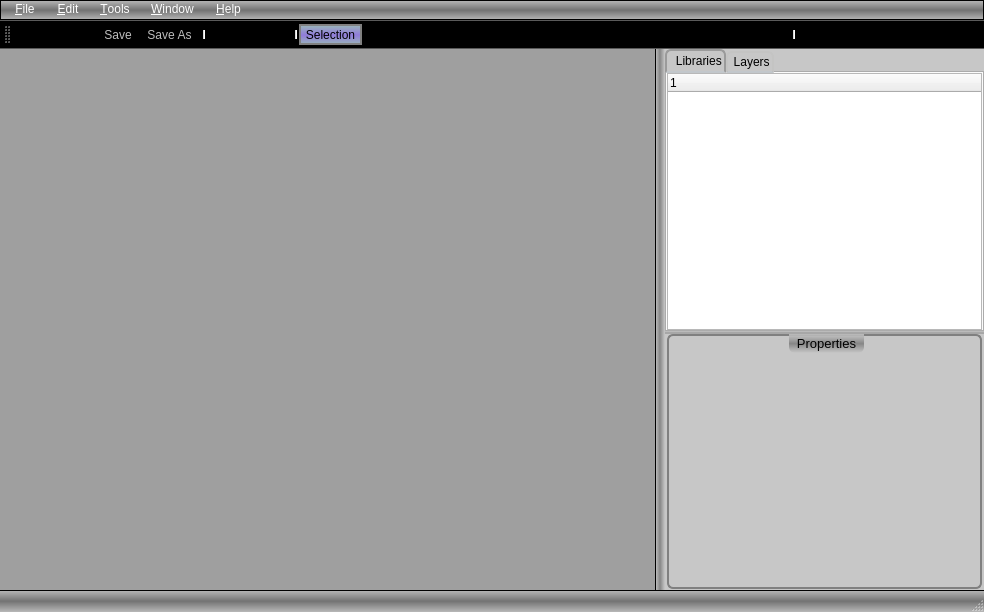
<?xml version="1.0" encoding="UTF-8"?>
<ui version="4.0">
 <class>MainWindow</class>
 <widget class="QMainWindow" name="MainWindow">
  <property name="geometry">
   <rect>
    <x>0</x>
    <y>0</y>
    <width>984</width>
    <height>612</height>
   </rect>
  </property>
  <property name="windowTitle">
   <string>QFidoCAD</string>
  </property>
  <widget class="QWidget" name="centralwidget">
   <property name="sizePolicy">
    <sizepolicy hsizetype="Expanding" vsizetype="Expanding">
     <horstretch>0</horstretch>
     <verstretch>0</verstretch>
    </sizepolicy>
   </property>
   <property name="maximumSize">
    <size>
     <width>20000</width>
     <height>20000</height>
    </size>
   </property>
   <property name="styleSheet">
    <string notr="true"/>
   </property>
   <layout class="QHBoxLayout" name="horizontalLayout">
    <property name="leftMargin">
     <number>0</number>
    </property>
    <property name="topMargin">
     <number>0</number>
    </property>
    <property name="rightMargin">
     <number>0</number>
    </property>
    <property name="bottomMargin">
     <number>0</number>
    </property>
    <item>
     <widget class="QSplitter" name="splitter_2">
      <property name="styleSheet">
       <string notr="true">QSplitter:handle:horizontal {
	background-color: qlineargradient(spread:reflect, x1:0.495, y1:0.505682, x2:1, y2:0.5, stop:0 rgba(128, 128, 128, 231), stop:1 rgba(199, 199, 199, 207));
border-left:1px solid black;
}

QSplitter {
	background-color: rgb(199, 199, 199);
}

QSplitter:handle:vertical {
	background-color: qlineargradient(spread:reflect, x1:0.495, y1:0.505682, x2:0.494, y2:1, stop:0 rgba(128, 128, 128, 231), stop:1 rgba(199, 199, 199, 207));

}</string>
      </property>
      <property name="orientation">
       <enum>Qt::Horizontal</enum>
      </property>
      <property name="handleWidth">
       <number>10</number>
      </property>
      <widget class="QMdiArea" name="mdiArea">
       <property name="minimumSize">
        <size>
         <width>400</width>
         <height>400</height>
        </size>
       </property>
      </widget>
      <widget class="QSplitter" name="splitter">
       <property name="styleSheet">
        <string notr="true"/>
       </property>
       <property name="orientation">
        <enum>Qt::Vertical</enum>
       </property>
       <property name="handleWidth">
        <number>2</number>
       </property>
       <widget class="QTabWidget" name="tabWidget">
        <property name="minimumSize">
         <size>
          <width>200</width>
          <height>250</height>
         </size>
        </property>
        <property name="styleSheet">
         <string notr="true">


QTabWidget::tab-bar {
    alignment: center;
}
QTabBar::tab {
    background: qlineargradient(x1: 0, y1: 0, x2: 0, y2: 1,
                                stop: 0 #E1E1E1, stop: 0.4 #DDDDDD,
                                stop: 0.5 #D8D8D8, stop: 1.0 #D3D3D3);
    border: 2px solid #C4C4C3;
    border-bottom-color: #C2C7CB; /* same as the pane color */
    border-top-left-radius: 6px;
    border-top-right-radius: 6px;
    min-width: 8ex;
    padding: 2px;
}

QTabBar::tab:selected, QTabBar::tab:hover {
    background: qlineargradient(x1: 0, y1: 0, x2: 0, y2: 1,
                                stop: 0 #fafafa, stop: 0.4 #f4f4f4,
                                stop: 0.5 #e7e7e7, stop: 1.0 #fafafa);
}

QTabBar::tab:selected {
    border-color: #9B9B9B;
    border-bottom-color: #C2C7CB; /* same as pane color */
}

QTabBar::tab:!selected {
    margin-top: 2px; /* make non-selected tabs look smaller */
}</string>
        </property>
        <property name="currentIndex">
         <number>0</number>
        </property>
        <property name="iconSize">
         <size>
          <width>24</width>
          <height>24</height>
         </size>
        </property>
        <property name="tabsClosable">
         <bool>false</bool>
        </property>
        <property name="movable">
         <bool>true</bool>
        </property>
        <widget class="QWidget" name="tab">
         <attribute name="icon">
          <iconset resource="resource.qrc">
           <normaloff>:/icons/class_libraries.ico</normaloff>:/icons/class_libraries.ico</iconset>
         </attribute>
         <attribute name="title">
          <string>  Libraries</string>
         </attribute>
         <layout class="QVBoxLayout" name="verticalLayout_3">
          <property name="leftMargin">
           <number>0</number>
          </property>
          <property name="topMargin">
           <number>0</number>
          </property>
          <property name="rightMargin">
           <number>0</number>
          </property>
          <property name="bottomMargin">
           <number>0</number>
          </property>
          <item>
           <widget class="QTreeWidget" name="treeWidget">
            <column>
             <property name="text">
              <string notr="true">1</string>
             </property>
            </column>
           </widget>
          </item>
         </layout>
        </widget>
        <widget class="QWidget" name="tab_2">
         <attribute name="icon">
          <iconset resource="resource.qrc">
           <normaloff>:/icons/layers.ico</normaloff>:/icons/layers.ico</iconset>
         </attribute>
         <attribute name="title">
          <string> Layers</string>
         </attribute>
         <layout class="QVBoxLayout" name="verticalLayout_2">
          <property name="leftMargin">
           <number>0</number>
          </property>
          <property name="topMargin">
           <number>0</number>
          </property>
          <property name="rightMargin">
           <number>0</number>
          </property>
          <property name="bottomMargin">
           <number>0</number>
          </property>
          <item>
           <widget class="QListWidget" name="listWidget"/>
          </item>
         </layout>
        </widget>
       </widget>
       <widget class="QWidget" name="verticalLayoutWidget">
        <layout class="QVBoxLayout" name="verticalLayout">
         <property name="leftMargin">
          <number>2</number>
         </property>
         <property name="rightMargin">
          <number>2</number>
         </property>
         <property name="bottomMargin">
          <number>1</number>
         </property>
         <item>
          <widget class="QGroupBox" name="groupBox">
           <property name="minimumSize">
            <size>
             <width>0</width>
             <height>200</height>
            </size>
           </property>
           <property name="font">
            <font>
             <pointsize>10</pointsize>
             <weight>50</weight>
             <italic>false</italic>
             <bold>false</bold>
             <underline>false</underline>
             <strikeout>false</strikeout>
            </font>
           </property>
           <property name="autoFillBackground">
            <bool>false</bool>
           </property>
           <property name="styleSheet">
            <string notr="true">QGroupBox {
    background-color: qlineargradient(x1: 0, y1: 0, x2: 0, y2: 1,
                                      stop: 0 #E0E0E0, stop: 1 #FFFFFF);
    border: 2px solid gray;
    border-radius: 6px;
    margin-top: 1ex; /* leave space at the top for the title */
}

QGroupBox::title {
    subcontrol-origin: margin;
    subcontrol-position: top center; /* position at the top center */
    padding: 2 6px;
	background-color: qlineargradient(spread:reflect, x1:0.495, y1:0.505682, x2:0.494, y2:1, stop:0 rgba(128, 128, 128, 231), stop:1 rgba(199, 199, 199, 207));
    border-bottom-left-radius: 6px;
 border-bottom-right-radius: 6px;
}</string>
           </property>
           <property name="title">
            <string>Properties</string>
           </property>
           <property name="alignment">
            <set>Qt::AlignCenter</set>
           </property>
           <property name="flat">
            <bool>false</bool>
           </property>
           <property name="checkable">
            <bool>false</bool>
           </property>
           <layout class="QVBoxLayout" name="verticalLayout_4">
            <property name="leftMargin">
             <number>0</number>
            </property>
            <property name="topMargin">
             <number>0</number>
            </property>
            <property name="rightMargin">
             <number>0</number>
            </property>
            <property name="bottomMargin">
             <number>0</number>
            </property>
            <item>
             <layout class="QGridLayout" name="gridLayout"/>
            </item>
           </layout>
          </widget>
         </item>
        </layout>
       </widget>
      </widget>
     </widget>
    </item>
   </layout>
  </widget>
  <widget class="QMenuBar" name="menubar">
   <property name="geometry">
    <rect>
     <x>0</x>
     <y>0</y>
     <width>984</width>
     <height>22</height>
    </rect>
   </property>
   <property name="styleSheet">
    <string notr="true">


QMenuBar {
background-color: qlineargradient(spread:reflect, x1:0.494, y1:0.505455, x2:0.494, y2:1, stop:0 rgba(80, 80, 80, 200), stop:1 rgba(168, 168, 168, 200));
border:1px solid black;
color: rgb(255, 255, 255);
}

QMenuBar::item {
    padding:2px 8px;


}

QMenuBar::item:selected { /* when selected using mouse or keyboard */
background-color: qlineargradient(spread:reflect, x1:0.494, y1:0.505455, x2:0.494, y2:1, stop:0 rgba(80, 80, 80, 200), stop:1 rgba(168, 168, 168, 200));
border:1px solid black;
}

QMenuBar::item:pressed {
background-color: qlineargradient(spread:reflect, x1:0.494, y1:0.505455, x2:0.494, y2:1, stop:0 rgba(80, 80, 80, 200), stop:1 rgba(168, 168, 168, 200));
border:1px solid black;
}

* {
background-color: qlineargradient(spread:reflect, x1:0.494, y1:0.505455, x2:0.494, y2:1, stop:0 rgba(80, 80, 80, 200), stop:1 rgba(168, 168, 168, 200));
}

QMenu{
	background-color: qlineargradient(spread:reflect, x1:0.495, y1:0.505682, x2:0.494, y2:1, stop:0 rgba(128, 128, 128, 231), stop:1 rgba(199, 199, 199, 207));
border:1px solid black;
padding-left:6px;
}

QMenu::item:selected {
	background-color: qlineargradient(spread:reflect, x1:0.48891, y1:0.523, x2:0.494, y2:1, stop:0 rgba(168, 143, 254, 220), stop:1 rgba(213, 255, 255, 184));
border:1px solid black;
}
</string>
   </property>
   <widget class="QMenu" name="menu_File">
    <property name="title">
     <string>&amp;File</string>
    </property>
    <addaction name="action_New"/>
    <addaction name="actionOpen"/>
    <addaction name="separator"/>
    <addaction name="action_Save"/>
    <addaction name="actionSave_As"/>
    <addaction name="separator"/>
    <addaction name="action_Close"/>
    <addaction name="actionC_lose_All"/>
    <addaction name="separator"/>
    <addaction name="action_Print"/>
    <addaction name="separator"/>
    <addaction name="actionE_xit"/>
   </widget>
   <widget class="QMenu" name="menu_Edit">
    <property name="title">
     <string>&amp;Edit</string>
    </property>
    <addaction name="actionUndo"/>
    <addaction name="actionRedo"/>
    <addaction name="separator"/>
    <addaction name="actionCut"/>
    <addaction name="actionCopy"/>
    <addaction name="actionPaste"/>
    <addaction name="actionDelete"/>
    <addaction name="separator"/>
    <addaction name="actionSelect_all"/>
    <addaction name="separator"/>
    <addaction name="actionDuplicate"/>
    <addaction name="separator"/>
    <addaction name="actionRotate_Left"/>
    <addaction name="actionRotate_Rigth"/>
    <addaction name="separator"/>
    <addaction name="actionMirror_Horizontally"/>
    <addaction name="actionMirror_Vertically"/>
    <addaction name="separator"/>
    <addaction name="actionScale_Selected"/>
    <addaction name="separator"/>
    <addaction name="actionProperty"/>
   </widget>
   <widget class="QMenu" name="menu_Tools">
    <property name="title">
     <string>&amp;Tools</string>
    </property>
    <addaction name="actionOptions"/>
    <addaction name="separator"/>
    <addaction name="actionGrid_Settings"/>
   </widget>
   <widget class="QMenu" name="menu_Help">
    <property name="title">
     <string>&amp;Help</string>
    </property>
    <addaction name="actionHelp_online"/>
    <addaction name="separator"/>
    <addaction name="actionAbout"/>
    <addaction name="separator"/>
    <addaction name="actionAbout_Qt"/>
   </widget>
   <widget class="QMenu" name="menu_Window">
    <property name="title">
     <string>&amp;Window</string>
    </property>
    <widget class="QMenu" name="menuView">
     <property name="title">
      <string>View</string>
     </property>
     <addaction name="actionToolBar"/>
     <addaction name="actionLibraries_Image"/>
    </widget>
    <addaction name="actionSplit_H"/>
    <addaction name="actionSplit_V"/>
    <addaction name="separator"/>
    <addaction name="actionMinimize_All"/>
    <addaction name="separator"/>
    <addaction name="menuView"/>
    <addaction name="separator"/>
    <addaction name="actionWindows_List"/>
   </widget>
   <addaction name="menu_File"/>
   <addaction name="menu_Edit"/>
   <addaction name="menu_Tools"/>
   <addaction name="menu_Window"/>
   <addaction name="menu_Help"/>
  </widget>
  <widget class="QStatusBar" name="statusbar">
   <property name="styleSheet">
    <string notr="true">
QStatusBar {
background-color: qlineargradient(spread:reflect, x1:0.494, y1:0.505455, x2:0.494, y2:1, stop:0 rgba(80, 80, 80, 200), stop:1 rgba(168, 168, 168, 200));
border-top:1px solid black;
font: 75 10pt;
	color: rgb(255, 255, 255);
	font: 75 11pt &quot;Fixedsys&quot;;
}


QStatusBar QLabel {
font: 75 10pt;
	color: rgb(255, 255, 255);
margin-left:10px;
margin-right:10px;
	font: 75 11pt &quot;Fixedsys&quot;;
}

QStatusBar QPushButton {
	background-color: rgb(255, 255, 255);
}

QStatusBar QPushButton::checked {
border:1px solid black;
		background-color: rgb(170, 255, 255);
}

QStatusBar QPushButton::unchecked {
background-color: rgb(255, 255, 255);
}
</string>
   </property>
  </widget>
  <widget class="QToolBar" name="toolBar">
   <property name="windowTitle">
    <string>toolBar</string>
   </property>
   <property name="styleSheet">
    <string notr="true">QToolBar {
background-color: qlineargradient(spread:reflect, x1:0.494, y1:0.505455, x2:0.494, y2:1, stop:0 rgba(80, 80, 80, 200), stop:1 rgba(168, 168, 168, 200));
}

QToolBar QToolButton::hover {
background-color: qlineargradient(spread:reflect, x1:0.494, y1:0.505455, x2:0.494, y2:1, stop:0 rgba(80, 80, 80, 200), stop:1 rgba(168, 168, 168, 200));
border:1px solid black;
}

QToolBar QToolButton::checked {
	background-color: qlineargradient(spread:reflect, x1:0.48891, y1:0.523, x2:0.494, y2:1, stop:0 rgba(168, 143, 254, 220), stop:1 rgba(213, 255, 255, 184));
border:2px solid gray;
}</string>
   </property>
   <property name="iconSize">
    <size>
     <width>32</width>
     <height>32</height>
    </size>
   </property>
   <property name="toolButtonStyle">
    <enum>Qt::ToolButtonIconOnly</enum>
   </property>
   <attribute name="toolBarArea">
    <enum>TopToolBarArea</enum>
   </attribute>
   <attribute name="toolBarBreak">
    <bool>false</bool>
   </attribute>
   <addaction name="action_New"/>
   <addaction name="actionOpen"/>
   <addaction name="action_Save"/>
   <addaction name="actionSave_As"/>
   <addaction name="separator"/>
   <addaction name="actionGrid_Settings"/>
   <addaction name="separator"/>
   <addaction name="actionSelection"/>
   <addaction name="actionLine"/>
   <addaction name="actionText"/>
   <addaction name="actionB_zier"/>
   <addaction name="actionPolygon"/>
   <addaction name="actionCurve"/>
   <addaction name="actionEllipse"/>
   <addaction name="actionRectangle"/>
   <addaction name="actionConnection"/>
   <addaction name="separator"/>
  </widget>
  <action name="actionOpen">
   <property name="icon">
    <iconset resource="resource.qrc">
     <normaloff>:/icons/document_open.ico</normaloff>:/icons/document_open.ico</iconset>
   </property>
   <property name="text">
    <string>&amp;Open</string>
   </property>
  </action>
  <action name="action_Save">
   <property name="enabled">
    <bool>false</bool>
   </property>
   <property name="icon">
    <iconset resource="resource.qrc">
     <normaloff>:/icons/save (4).ico</normaloff>:/icons/save (4).ico</iconset>
   </property>
   <property name="text">
    <string>&amp;Save</string>
   </property>
  </action>
  <action name="actionSave_As">
   <property name="enabled">
    <bool>false</bool>
   </property>
   <property name="icon">
    <iconset resource="resource.qrc">
     <normaloff>:/icons/document_save_as.ico</normaloff>:/icons/document_save_as.ico</iconset>
   </property>
   <property name="text">
    <string>Save &amp;As ...</string>
   </property>
  </action>
  <action name="action_Close">
   <property name="enabled">
    <bool>false</bool>
   </property>
   <property name="text">
    <string>&amp;Close</string>
   </property>
  </action>
  <action name="actionC_lose_All">
   <property name="enabled">
    <bool>false</bool>
   </property>
   <property name="text">
    <string>C&amp;lose All</string>
   </property>
  </action>
  <action name="action_Print">
   <property name="enabled">
    <bool>false</bool>
   </property>
   <property name="icon">
    <iconset resource="resource.qrc">
     <normaloff>:/icons/printer.ico</normaloff>:/icons/printer.ico</iconset>
   </property>
   <property name="text">
    <string>&amp;Print</string>
   </property>
  </action>
  <action name="actionE_xit">
   <property name="text">
    <string>E&amp;xit</string>
   </property>
  </action>
  <action name="action_New">
   <property name="icon">
    <iconset resource="resource.qrc">
     <normaloff>:/icons/document_new.ico</normaloff>:/icons/document_new.ico</iconset>
   </property>
   <property name="text">
    <string>&amp;New</string>
   </property>
  </action>
  <action name="actionGrid_Settings">
   <property name="icon">
    <iconset resource="resource.qrc">
     <normaloff>:/icons/grid.ico</normaloff>:/icons/grid.ico</iconset>
   </property>
   <property name="text">
    <string>Grid Settings</string>
   </property>
   <property name="toolTip">
    <string>Grid Settings</string>
   </property>
  </action>
  <action name="actionLine">
   <property name="checkable">
    <bool>true</bool>
   </property>
   <property name="icon">
    <iconset resource="resource.qrc">
     <normaloff>:/icons/line.png</normaloff>:/icons/line.png</iconset>
   </property>
   <property name="text">
    <string>Line</string>
   </property>
   <property name="toolTip">
    <string>Line</string>
   </property>
   <property name="shortcut">
    <string>L</string>
   </property>
  </action>
  <action name="actionRectangle">
   <property name="checkable">
    <bool>true</bool>
   </property>
   <property name="icon">
    <iconset resource="resource.qrc">
     <normaloff>:/icons/rectangle.png</normaloff>:/icons/rectangle.png</iconset>
   </property>
   <property name="text">
    <string>Rectangle</string>
   </property>
   <property name="toolTip">
    <string>Rectangle</string>
   </property>
   <property name="shortcut">
    <string>R</string>
   </property>
  </action>
  <action name="actionEllipse">
   <property name="checkable">
    <bool>true</bool>
   </property>
   <property name="icon">
    <iconset resource="resource.qrc">
     <normaloff>:/icons/ellipse.png</normaloff>:/icons/ellipse.png</iconset>
   </property>
   <property name="text">
    <string>Ellipse</string>
   </property>
   <property name="toolTip">
    <string>Ellipse</string>
   </property>
   <property name="shortcut">
    <string>E</string>
   </property>
  </action>
  <action name="actionConnection">
   <property name="checkable">
    <bool>true</bool>
   </property>
   <property name="icon">
    <iconset resource="resource.qrc">
     <normaloff>:/icons/connection.png</normaloff>:/icons/connection.png</iconset>
   </property>
   <property name="text">
    <string>Connection</string>
   </property>
   <property name="toolTip">
    <string>Connection</string>
   </property>
   <property name="shortcut">
    <string>J</string>
   </property>
  </action>
  <action name="actionText">
   <property name="checkable">
    <bool>true</bool>
   </property>
   <property name="icon">
    <iconset resource="resource.qrc">
     <normaloff>:/icons/text.png</normaloff>:/icons/text.png</iconset>
   </property>
   <property name="text">
    <string>Text</string>
   </property>
   <property name="toolTip">
    <string>Text</string>
   </property>
   <property name="shortcut">
    <string>T</string>
   </property>
  </action>
  <action name="actionB_zier">
   <property name="checkable">
    <bool>true</bool>
   </property>
   <property name="icon">
    <iconset resource="resource.qrc">
     <normaloff>:/icons/bezier.png</normaloff>:/icons/bezier.png</iconset>
   </property>
   <property name="text">
    <string>Bézier</string>
   </property>
   <property name="toolTip">
    <string>Bézier</string>
   </property>
   <property name="shortcut">
    <string>B</string>
   </property>
  </action>
  <action name="actionPolygon">
   <property name="checkable">
    <bool>true</bool>
   </property>
   <property name="icon">
    <iconset resource="resource.qrc">
     <normaloff>:/icons/polygon.png</normaloff>:/icons/polygon.png</iconset>
   </property>
   <property name="text">
    <string>Polygon</string>
   </property>
   <property name="toolTip">
    <string>Polygon</string>
   </property>
   <property name="shortcut">
    <string>P</string>
   </property>
  </action>
  <action name="actionCurve">
   <property name="checkable">
    <bool>true</bool>
   </property>
   <property name="icon">
    <iconset resource="resource.qrc">
     <normaloff>:/icons/complexcurve.png</normaloff>:/icons/complexcurve.png</iconset>
   </property>
   <property name="text">
    <string>Curve</string>
   </property>
   <property name="toolTip">
    <string>Curve</string>
   </property>
   <property name="shortcut">
    <string>C</string>
   </property>
  </action>
  <action name="actionSelection">
   <property name="checkable">
    <bool>true</bool>
   </property>
   <property name="checked">
    <bool>true</bool>
   </property>
   <property name="icon">
    <iconset resource="resource.qrc">
     <normaloff>:/icons/arrow.png</normaloff>:/icons/arrow.png</iconset>
   </property>
   <property name="text">
    <string>Selection</string>
   </property>
   <property name="toolTip">
    <string>Selection</string>
   </property>
   <property name="shortcut">
    <string>Esc</string>
   </property>
  </action>
  <action name="actionAbout">
   <property name="icon">
    <iconset resource="resource.qrc">
     <normaloff>:/icons/logo.ico</normaloff>:/icons/logo.ico</iconset>
   </property>
   <property name="text">
    <string>About QFidoCAD</string>
   </property>
  </action>
  <action name="actionOptions">
   <property name="icon">
    <iconset resource="resource.qrc">
     <normaloff>:/icons/settings1.ico</normaloff>:/icons/settings1.ico</iconset>
   </property>
   <property name="text">
    <string>Options</string>
   </property>
  </action>
  <action name="actionUndo">
   <property name="icon">
    <iconset resource="resource.qrc">
     <normaloff>:/icons/undo.ico</normaloff>:/icons/undo.ico</iconset>
   </property>
   <property name="text">
    <string>Undo</string>
   </property>
  </action>
  <action name="actionRedo">
   <property name="icon">
    <iconset resource="resource.qrc">
     <normaloff>:/icons/redo.ico</normaloff>:/icons/redo.ico</iconset>
   </property>
   <property name="text">
    <string>Redo</string>
   </property>
  </action>
  <action name="actionCut">
   <property name="icon">
    <iconset resource="resource.qrc">
     <normaloff>:/icons/cut.ico</normaloff>:/icons/cut.ico</iconset>
   </property>
   <property name="text">
    <string>Cut</string>
   </property>
  </action>
  <action name="actionCopy">
   <property name="icon">
    <iconset resource="resource.qrc">
     <normaloff>:/icons/copy.ico</normaloff>:/icons/copy.ico</iconset>
   </property>
   <property name="text">
    <string>Copy</string>
   </property>
  </action>
  <action name="actionPaste">
   <property name="icon">
    <iconset resource="resource.qrc">
     <normaloff>:/icons/gnome_edit_paste.ico</normaloff>:/icons/gnome_edit_paste.ico</iconset>
   </property>
   <property name="text">
    <string>Paste</string>
   </property>
  </action>
  <action name="actionDelete">
   <property name="icon">
    <iconset resource="resource.qrc">
     <normaloff>:/icons/delete.ico</normaloff>:/icons/delete.ico</iconset>
   </property>
   <property name="text">
    <string>Delete</string>
   </property>
  </action>
  <action name="actionSelect_all">
   <property name="text">
    <string>Select All</string>
   </property>
  </action>
  <action name="actionDuplicate">
   <property name="text">
    <string>Duplicate</string>
   </property>
  </action>
  <action name="actionRotate_Left">
   <property name="icon">
    <iconset resource="resource.qrc">
     <normaloff>:/icons/rotate_ccw.ico</normaloff>:/icons/rotate_ccw.ico</iconset>
   </property>
   <property name="text">
    <string>Rotate Left</string>
   </property>
  </action>
  <action name="actionRotate_Rigth">
   <property name="icon">
    <iconset resource="resource.qrc">
     <normaloff>:/icons/rotate_cw.ico</normaloff>:/icons/rotate_cw.ico</iconset>
   </property>
   <property name="text">
    <string>Rotate Right</string>
   </property>
  </action>
  <action name="actionAbout_Qt">
   <property name="icon">
    <iconset resource="resource.qrc">
     <normaloff>:/icons/download (2).png</normaloff>:/icons/download (2).png</iconset>
   </property>
   <property name="text">
    <string>About Qt</string>
   </property>
  </action>
  <action name="actionHelp_online">
   <property name="icon">
    <iconset resource="resource.qrc">
     <normaloff>:/icons/gnome_dialog_question.ico</normaloff>:/icons/gnome_dialog_question.ico</iconset>
   </property>
   <property name="text">
    <string>Help online</string>
   </property>
  </action>
  <action name="actionSplit_H">
   <property name="text">
    <string>Split H</string>
   </property>
  </action>
  <action name="actionSplit_V">
   <property name="text">
    <string>Split V</string>
   </property>
  </action>
  <action name="actionMinimize_All">
   <property name="text">
    <string>Minimize All</string>
   </property>
  </action>
  <action name="actionToolBar">
   <property name="checkable">
    <bool>true</bool>
   </property>
   <property name="checked">
    <bool>true</bool>
   </property>
   <property name="text">
    <string>ToolBar</string>
   </property>
  </action>
  <action name="actionLibraries_Image">
   <property name="checkable">
    <bool>true</bool>
   </property>
   <property name="checked">
    <bool>true</bool>
   </property>
   <property name="text">
    <string>Libraries/Image</string>
   </property>
  </action>
  <action name="actionWindows_List">
   <property name="text">
    <string>Windows List</string>
   </property>
  </action>
  <action name="actionMirror_Horizontally">
   <property name="text">
    <string>Mirror Horizontally</string>
   </property>
  </action>
  <action name="actionMirror_Vertically">
   <property name="text">
    <string>Mirror Vertically</string>
   </property>
  </action>
  <action name="actionScale_Selected">
   <property name="text">
    <string>Scale Selected</string>
   </property>
  </action>
  <action name="actionProperty">
   <property name="text">
    <string>Property</string>
   </property>
  </action>
 </widget>
 <resources>
  <include location="resource.qrc"/>
 </resources>
 <connections/>
</ui>
